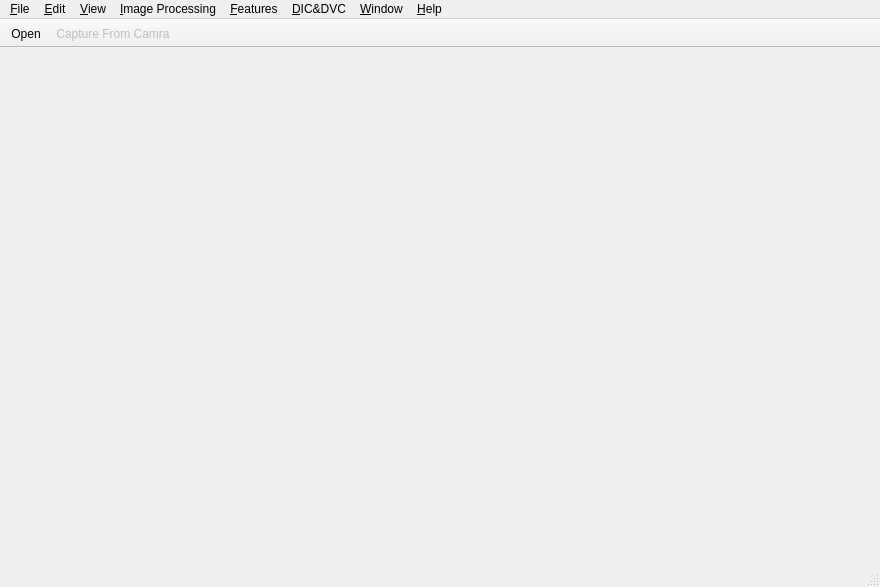
<?xml version="1.0" encoding="UTF-8"?>
<ui version="4.0">
 <class>TW_CoreMainWindowClass</class>
 <widget class="QMainWindow" name="TW_CoreMainWindowClass">
  <property name="geometry">
   <rect>
    <x>0</x>
    <y>0</y>
    <width>880</width>
    <height>587</height>
   </rect>
  </property>
  <property name="windowTitle">
   <string>TW_CoreMainWindow</string>
  </property>
  <property name="windowIcon">
   <iconset resource="tw_coremainwindow.qrc">
    <normaloff>:/TW_CoreMainWindow/icons/App.ico</normaloff>:/TW_CoreMainWindow/icons/App.ico</iconset>
  </property>
  <widget class="QWidget" name="centralWidget"/>
  <widget class="QMenuBar" name="menuBar">
   <property name="geometry">
    <rect>
     <x>0</x>
     <y>0</y>
     <width>880</width>
     <height>23</height>
    </rect>
   </property>
   <widget class="QMenu" name="menuFile">
    <property name="title">
     <string>&amp;File</string>
    </property>
    <addaction name="actionOpen"/>
    <addaction name="actionCapture_From_Camra"/>
   </widget>
   <widget class="QMenu" name="menu_Edit">
    <property name="title">
     <string>&amp;Edit</string>
    </property>
    <addaction name="actionCopy"/>
    <addaction name="actionReset_Image_s"/>
   </widget>
   <widget class="QMenu" name="menu_View">
    <property name="title">
     <string>&amp;View</string>
    </property>
   </widget>
   <widget class="QMenu" name="menu_Features">
    <property name="title">
     <string>&amp;Features</string>
    </property>
    <addaction name="actionSIFT_Feature"/>
   </widget>
   <widget class="QMenu" name="menu_Window">
    <property name="title">
     <string>&amp;Window</string>
    </property>
    <addaction name="actionTile"/>
    <addaction name="actionCascade"/>
    <addaction name="separator"/>
    <addaction name="actionClose"/>
    <addaction name="actionClose_All"/>
   </widget>
   <widget class="QMenu" name="menu_Help">
    <property name="title">
     <string>&amp;Help</string>
    </property>
   </widget>
   <widget class="QMenu" name="menu_DICDVC">
    <property name="title">
     <string>&amp;DIC&amp;&amp;DVC</string>
    </property>
    <widget class="QMenu" name="menuDIC_Algorithms">
     <property name="title">
      <string>DIC Algorithms</string>
     </property>
     <addaction name="actionPaDIC_CUDA"/>
     <addaction name="actionPaDIC_CPU_multi_core"/>
    </widget>
    <addaction name="menuDIC_Algorithms"/>
    <addaction name="actionDVC_Algorithms"/>
   </widget>
   <widget class="QMenu" name="menu_Image_Processing">
    <property name="title">
     <string>&amp;Image Processing</string>
    </property>
   </widget>
   <addaction name="menuFile"/>
   <addaction name="menu_Edit"/>
   <addaction name="menu_View"/>
   <addaction name="menu_Image_Processing"/>
   <addaction name="menu_Features"/>
   <addaction name="menu_DICDVC"/>
   <addaction name="menu_Window"/>
   <addaction name="menu_Help"/>
  </widget>
  <widget class="QStatusBar" name="statusBar"/>
  <widget class="QToolBar" name="toolBar">
   <property name="windowTitle">
    <string>toolBar</string>
   </property>
   <property name="statusTip">
    <string>Capture images from camera</string>
   </property>
   <property name="movable">
    <bool>false</bool>
   </property>
   <attribute name="toolBarArea">
    <enum>TopToolBarArea</enum>
   </attribute>
   <attribute name="toolBarBreak">
    <bool>false</bool>
   </attribute>
   <addaction name="actionOpen"/>
   <addaction name="actionCapture_From_Camra"/>
  </widget>
  <action name="actionOpen">
   <property name="icon">
    <iconset resource="tw_coremainwindow.qrc">
     <normaloff>:/TW_CoreMainWindow/icons/Open.ico</normaloff>:/TW_CoreMainWindow/icons/Open.ico</iconset>
   </property>
   <property name="text">
    <string>Open...</string>
   </property>
   <property name="statusTip">
    <string>Open Image(s) from disk...</string>
   </property>
   <property name="shortcut">
    <string>Ctrl+O</string>
   </property>
   <property name="iconVisibleInMenu">
    <bool>true</bool>
   </property>
  </action>
  <action name="actionCapture_From_Camra">
   <property name="enabled">
    <bool>false</bool>
   </property>
   <property name="icon">
    <iconset resource="tw_coremainwindow.qrc">
     <normaloff>:/TW_CoreMainWindow/icons/Cam.ico</normaloff>:/TW_CoreMainWindow/icons/Cam.ico</iconset>
   </property>
   <property name="text">
    <string>Capture From Camra...</string>
   </property>
  </action>
  <action name="actionCopy">
   <property name="enabled">
    <bool>false</bool>
   </property>
   <property name="text">
    <string>Copy</string>
   </property>
   <property name="shortcut">
    <string>Ctrl+C</string>
   </property>
  </action>
  <action name="actionReset_Image_s">
   <property name="enabled">
    <bool>false</bool>
   </property>
   <property name="text">
    <string>Reset Image(s)</string>
   </property>
  </action>
  <action name="actionSIFT_Feature">
   <property name="text">
    <string>SIFT Feature</string>
   </property>
  </action>
  <action name="actionTile">
   <property name="text">
    <string>Tile</string>
   </property>
   <property name="shortcut">
    <string>Ctrl+T</string>
   </property>
  </action>
  <action name="actionCascade">
   <property name="text">
    <string>Cascade</string>
   </property>
   <property name="shortcut">
    <string>Ctrl+Shift+T</string>
   </property>
  </action>
  <action name="actionClose">
   <property name="text">
    <string>Close</string>
   </property>
   <property name="shortcut">
    <string>Ctrl+W</string>
   </property>
  </action>
  <action name="actionClose_All">
   <property name="text">
    <string>Close All</string>
   </property>
   <property name="shortcut">
    <string>Ctrl+Shift+W</string>
   </property>
  </action>
  <action name="actionDVC_Algorithms">
   <property name="text">
    <string>DVC Algorithms</string>
   </property>
  </action>
  <action name="actionPaDIC_CUDA">
   <property name="enabled">
    <bool>false</bool>
   </property>
   <property name="text">
    <string>paDIC (CUDA)...</string>
   </property>
  </action>
  <action name="actionPaDIC_CPU_multi_core">
   <property name="enabled">
    <bool>false</bool>
   </property>
   <property name="text">
    <string>paDIC (CPU multi-core)...</string>
   </property>
  </action>
 </widget>
 <layoutdefault spacing="6" margin="11"/>
 <resources>
  <include location="tw_coremainwindow.qrc"/>
 </resources>
 <connections/>
</ui>
